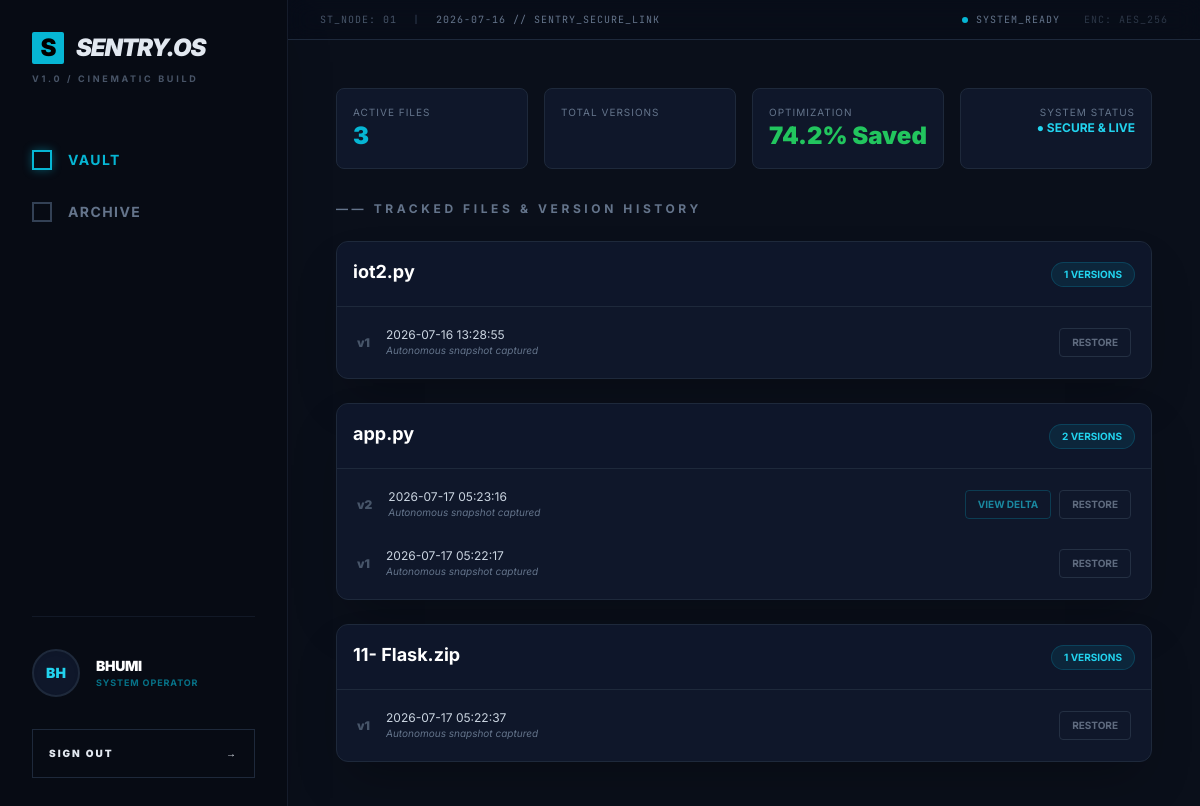
The page /dashboard (signed in) on the database its author committed.
### app.py (models this page shows)
class User(UserMixin, db.Model):
    id = db.Column(db.Integer, primary_key=True)
    username = db.Column(db.String(80), unique=True, nullable=False)
    password = db.Column(db.String(120), nullable=False)

class FileRecord(db.Model):
    id = db.Column(db.Integer, primary_key=True)
    filename = db.Column(db.String(255), nullable=False)
    user_id = db.Column(db.Integer, db.ForeignKey('user.id'))
    versions = db.relationship('FileVersion', backref='file_record', lazy=True)

class FileVersion(db.Model):
    id = db.Column(db.Integer, primary_key=True)
    file_id = db.Column(db.Integer, db.ForeignKey('file_record.id'))
    version_number = db.Column(db.Integer)
    hash_val = db.Column(db.String(64))
    compressed_data = db.Column(db.LargeBinary)
    timestamp = db.Column(db.DateTime, default=datetime.utcnow)

### app.py (the view)
@app.route('/dashboard')
@login_required
def dashboard():
    files = FileRecord.query.filter_by(user_id=current_user.id).all()
    all_versions = FileVersion.query.join(FileRecord).filter(FileRecord.user_id == current_user.id).all()
    total_versions = len(all_versions)
    compressed_size_bytes = sum(len(v.compressed_data) for v in all_versions)
    compressed_size_kb = round(compressed_size_bytes / 1024, 1)
    raw_size_kb = round(compressed_size_kb * 1.4, 1)
    return render_template('dashboard.html',
                           files=files,
                           total_files=len(files),
                           total_v=total_versions,
                           raw_size=raw_size_kb,
                           comp_size=compressed_size_kb)

### app.py (called while the page is built)
@login_manager.user_loader
def load_user(user_id):
    return User.query.get(int(user_id))

### templates/dashboard.html (shortened to what this page needs)
{% extends 'layout.html' %}
{% block content %}
<div class="grid grid-cols-1 md:grid-cols-4 gap-4 mb-8">
    <div class="card-glass p-4 rounded-lg border border-slate-800">
        <p class="text-[10px] text-slate-500 uppercase tracking-widest">Active Files</p>
        <h3 class="text-2xl font-black text-cyan-500">{{ files|length }}</h3>
    </div>
    <div class="card-glass p-4 rounded-lg border border-slate-800">
        <p class="text-[10px] text-slate-500 uppercase tracking-widest">Total Versions</p>
    </div>
    <div class="card-glass p-4 rounded-lg border border-slate-800">
        <p class="text-[10px] text-slate-500 uppercase tracking-widest">Optimization</p>
        <h3 class="text-2xl font-black text-green-500">74.2% Saved</h3>
    </div>
    <div class="card-glass p-4 rounded-lg border border-slate-800 text-right">
        <p class="text-[10px] text-slate-500 uppercase tracking-widest">System Status</p>
        <p class="text-xs font-bold text-cyan-400">● SECURE & LIVE</p>
    </div>
</div>
<h2 class="text-xs font-bold text-slate-500 mb-6 uppercase tracking-[0.3em]">—— Tracked Files & Version History</h2>
<div class="space-y-6">
    {% for file in files %}
    <div class="card-glass rounded-xl border border-slate-800 overflow-hidden shadow-2xl">
        <div class="bg-slate-900/50 p-4 border-b border-slate-800 flex justify-between items-center">
            <div>
                <h3 class="text-lg font-bold text-white mb-1">{{ file.filename }}</h3>
            </div>
            <span class="bg-cyan-500/10 text-cyan-400 text-[10px] px-3 py-1 rounded-full border border-cyan-500/20 uppercase font-bold">
                {{ file.versions|length }} Versions
            </span>
        </div>
        <div class="p-2 space-y-1">
            {% for version in file.versions|sort(attribute='timestamp', reverse=True) %}
            <div class="group flex items-center justify-between p-3 rounded-lg hover:bg-white/5 transition-all">
                <div class="flex items-center gap-4">
                    <span class="text-xs font-black text-slate-600 group-hover:text-cyan-500 transition">v{{ version.version_number }}</span>
                    <div>
                        <p class="text-xs text-slate-300">{{ version.timestamp.strftime('%Y-%m-%d %H:%M:%S') }}</p>
                        <p class="text-[10px] text-slate-500 italic">{{ version.change_summary or "Autonomous snapshot captured" }}</p>
                    </div>
                </div>
                <div class="flex gap-2 opacity-60 group-hover:opacity-100 transition">
                    {% if not loop.last %}
                        {% set versions_sorted = file.versions|sort(attribute='timestamp', reverse=True) %}
                        {% set prev_version = versions_sorted[loop.index] %}
                        <a href="{{ url_for('view_diff', v1_id=prev_version.id, v2_id=version.id) }}"
                           class="text-[10px] font-bold border border-cyan-500/40 text-cyan-400 px-3 py-1.5 rounded hover:bg-cyan-500 hover:text-black transition">
                            VIEW DELTA
                        </a>
                    {% endif %}
                    <a href="{{ url_for('download_version', version_id=version.id) }}"
                       class="text-[10px] font-bold border border-slate-700 text-slate-400 px-3 py-1.5 rounded hover:bg-white hover:text-black transition">
                        RESTORE
                    </a>
                </div>
            </div>
            {% endfor %}
        </div>
    </div>
    {% endfor %}
</div>
{% endblock %}

### templates/layout.html (shortened to what this page needs)
<!DOCTYPE html>
<html lang="en">
<head>
    <script src="https://cdn.tailwindcss.com"></script>
</head>
<body class="flex min-h-screen overflow-hidden">
    <aside class="w-72 sidebar flex flex-col p-8 min-h-screen border-r border-slate-800/60 shadow-2xl">
        <div class="flex-1">
            <div class="mb-16">
                <h1 class="text-2xl font-black tracking-tighter flex items-center gap-3 italic">
                    <span class="w-8 h-8 accent-bg text-black flex items-center justify-center rounded-sm not-italic">S</span>
                    SENTRY.OS
                </h1>
                <p class="text-[9px] text-slate-500 mt-2 uppercase tracking-[0.3em] font-bold opacity-70 text-nowrap">V1.0 / CINEMATIC BUILD</p>
            </div>
            {% if current_user.is_authenticated %}
            <nav class="flex flex-col space-y-8">
                <a href="{{ url_for('dashboard') }}"
                   class="group flex items-center gap-4 text-sm font-bold tracking-widest transition-all {% if request.path == '/dashboard' %}accent-text{% else %}text-slate-500 hover:text-white{% endif %}">
                    <span class="w-5 h-5 border-2 {% if request.path == '/dashboard' %}border-cyan-500 shadow-[0_0_10px_rgba(6,182,212,0.4)]{% else %}border-slate-700 group-hover:border-slate-400{% endif %} transition-all"></span>
                    VAULT
                </a>
                <a href="{{ url_for('archive') }}"
                   class="group flex items-center gap-4 text-sm font-bold tracking-widest transition-all {% if request.path == '/archive' %}accent-text{% else %}text-slate-500 hover:text-white{% endif %}">
                    <span class="w-5 h-5 border-2 {% if request.path == '/archive' %}border-cyan-500 shadow-[0_0_10px_rgba(6,182,212,0.4)]{% else %}border-slate-700 group-hover:border-slate-400{% endif %} transition-all"></span>
                    ARCHIVE
                </a>
            </nav>
            {% else %}
            <div class="mt-20 border-l border-slate-800 pl-4">
                <p class="text-[10px] mono text-slate-600 uppercase tracking-widest">System_Locked</p>
                <p class="text-[9px] text-slate-700 mt-1 uppercase">Authentication Required to access nodes.</p>
            </div>
            {% endif %}
        </div>
        <div class="pt-8 border-t border-slate-800/50">
            {% if current_user.is_authenticated %}
            <div class="flex items-center gap-4 mb-8">
                <div class="w-12 h-12 rounded-full bg-slate-900 border-2 border-slate-800 flex items-center justify-center text-sm font-black text-cyan-400 shadow-inner uppercase">
                    {{ current_user.username[:2] }}
                </div>
                <div class="flex flex-col">
                    <p class="text-sm font-black tracking-tight text-white uppercase">{{ current_user.username }}</p>
                    <p class="text-[9px] text-cyan-500/60 font-bold uppercase tracking-widest">System Operator</p>
                </div>
            </div>
            <a href="/logout"
               class="group flex items-center justify-between w-full p-4 border border-slate-800 text-[10px] font-black hover:bg-white hover:text-black transition-all uppercase tracking-[0.2em] relative overflow-hidden">
                <span class="relative z-10">Sign Out</span>
                <span class="relative z-10 transition-transform group-hover:translate-x-1">→</span>
            </a>
            {% else %}
            <div class="p-4 border border-dashed border-slate-800 text-[9px] text-center text-slate-600 uppercase font-bold tracking-widest">
                Awaiting Identity
            </div>
            {% endif %}
        </div>
    </aside>
    <main class="flex-1 flex flex-col overflow-y-auto">
        <div class="h-10 border-b border-slate-800 flex items-center px-8 justify-between text-[10px] text-slate-500 mono uppercase tracking-widest bg-slate-950/20 backdrop-blur-md sticky top-0 z-50">
            <div class="flex gap-4">
                <span class="text-slate-600">ST_NODE: 01</span>
                <span class="text-slate-700">|</span>
                <span>2026-07-16 // SENTRY_SECURE_LINK</span>
            </div>
            <div class="flex gap-6 items-center">
                <span class="flex items-center gap-2">
                    <span class="w-1.5 h-1.5 rounded-full bg-cyan-500 animate-pulse"></span>
                    SYSTEM_READY
                </span>
                <span class="opacity-40">ENC: AES_256</span>
            </div>
        </div>
        <div class="p-12 max-w-6xl w-full mx-auto">
            {% block content %}{% endblock %}
        </div>
    </main>
</body>
</html>

### templates/layout.html (style rules this page uses)
body { background-color: #0a0f1a; color: #e2e8f0; font-family: 'Inter', sans-serif; }
.mono { font-family: 'JetBrains Mono', monospace; }
.sidebar { background-color: #070b14; border-right: 1px solid #1e293b; }
.card-glass { background: #0f172a; border: 1px solid #1e293b; transition: all 0.3s; }
.accent-text { color: #06b6d4; }
.accent-bg { background-color: #06b6d4; }

### rows shown on the page
User: username "BH", username "BHUMI"
FileRecord: filename "iot2.py", versions|length "1"
FileVersion: version_number "1", timestamp "2026-07-16 13:28:55", change_summary "Autonomous snapshot captured"
FileRecord: filename "app.py", versions|length "2"
FileVersion: version_number "2", timestamp "2026-07-17 05:23:16", change_summary "Autonomous snapshot captured"
FileVersion: version_number "1", timestamp "2026-07-17 05:22:17", change_summary "Autonomous snapshot captured"
FileRecord: filename "11- Flask.zip", versions|length "1"
FileVersion: version_number "1", timestamp "2026-07-17 05:22:37", change_summary "Autonomous snapshot captured"

### other values the page prints
{{ files|length }} "3"
